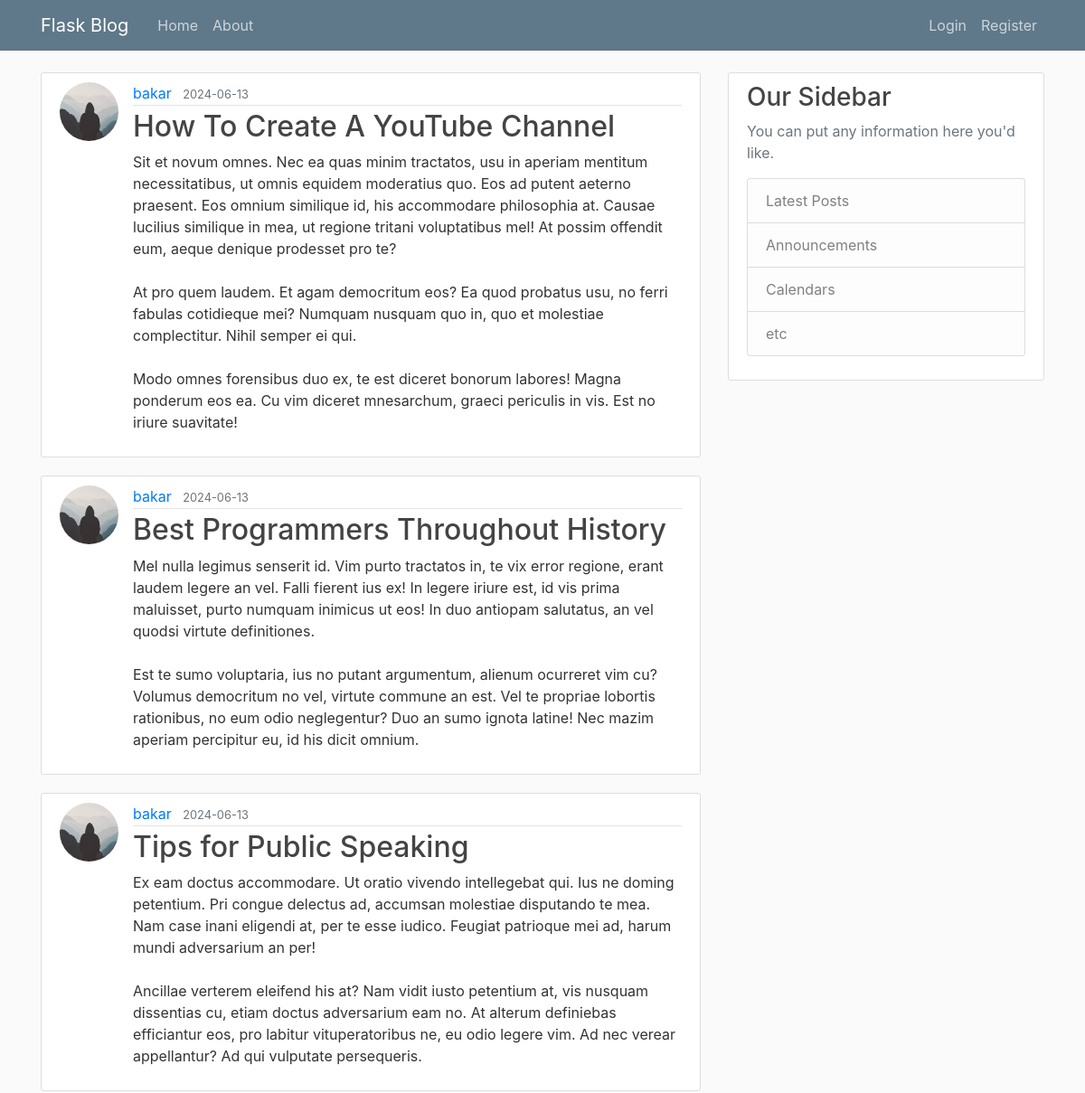
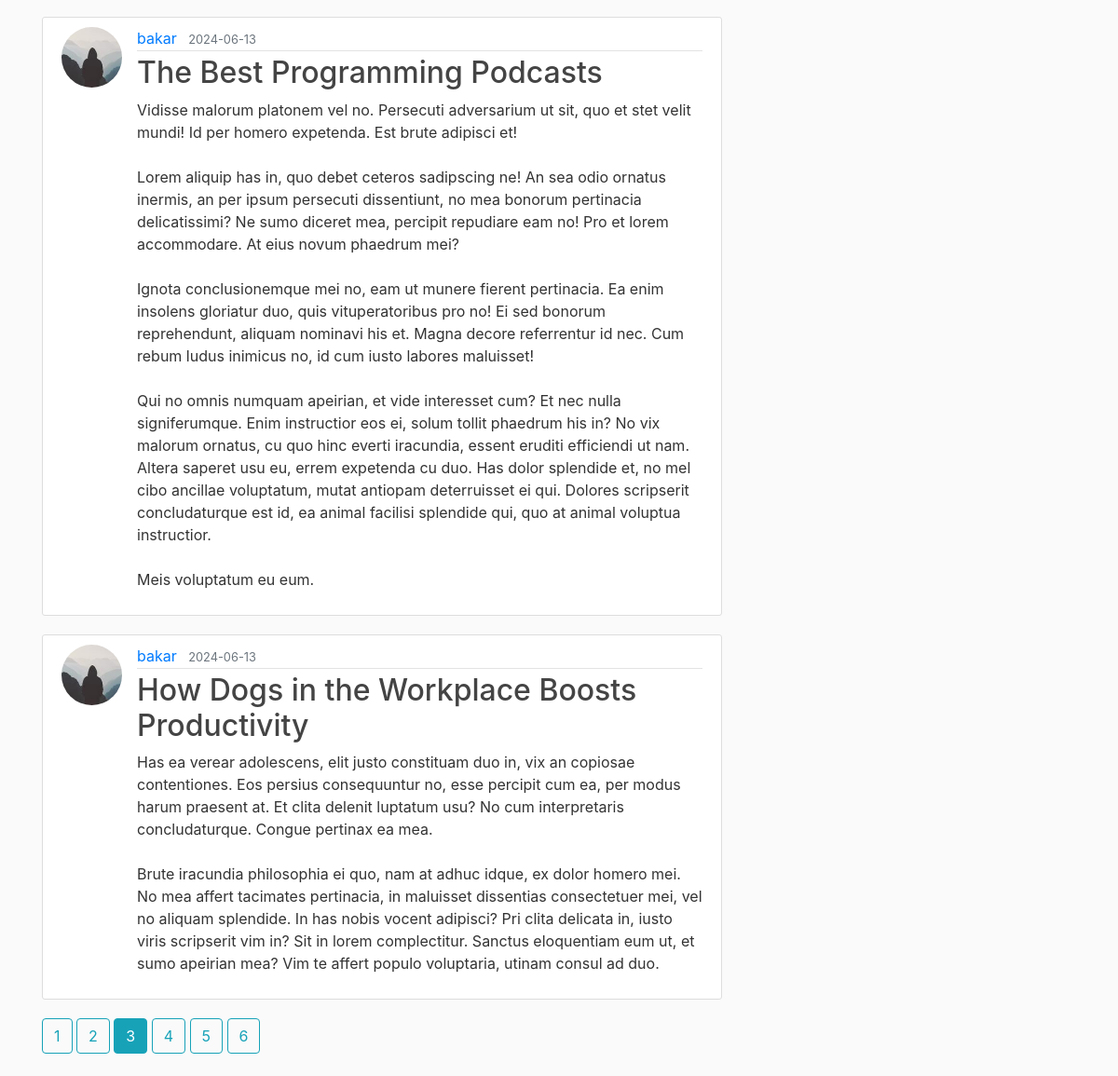
Screenshot of /home?page=3 with the database file from the repository (2 pictures, top to bottom).
### flaskblog/models.py (models this page shows, shortened)
class Post(db.Model):
    id = db.Column(db.Integer, primary_key = True)
    title = db.Column(db.String(100), nullable=False)
    date_posted = db.Column(db.DateTime, nullable=False, default=datetime.now)
    content = db.Column(db.Text, nullable=False)
    author_id = db.Column(db.Integer, db.ForeignKey('user.id'), nullable=False)

class User(db.Model, UserMixin):
    id = db.Column(db.Integer, primary_key=True)
    username = db.Column(db.String(20), unique=True, nullable=False)
    email = db.Column(db.String(120), unique=True, nullable=False)
    image_file = db.Column(db.String(20), nullable=False, default='default.jpg')
    password = db.Column(db.String(60), nullable=False)
    posts = db.relationship('Post', backref='author', lazy=True)

### flaskblog/main/routes.py (the view)
@main.route("/")
@main.route("/home")
def home():
    page = request.args.get('page', 1, type=int)
    posts = Post.query.order_by(Post.date_posted.desc()).paginate(per_page=5, page=page)
    return render_template('home.html', posts=posts)

### flaskblog/templates/home.html
{% extends "layout.html" %}
{% block content %}
    {% for post in posts.items %}
        <article class="media content-section">
          <img class="rounded-circle article-img" src="{{ url_for('static', filename='profile_pics/' + post.author.image_file)}}">
          <div class="media-body">
            <div class="article-metadata">
              <a class="mr-2" href="{{url_for('users.user_posts', username=post.author.username)}}">{{ post.author.username }}</a>
              <small class="text-muted">{{ post.date_posted.strftime('%Y-%m-%d') }}</small>
            </div>
            <h2><a class="article-title" href="{{ url_for('posts.post', post_id=post.id)}}">{{ post.title }}</a></h2>
            <p class="article-content">{{ post.content }}</p>
          </div>
        </article>
    {% endfor %}
    {% for page_num in posts.iter_pages(left_edge=1, right_edge=1, left_current=1, right_current=2) %}
        {% if page_num %}
          {% if posts.page == page_num %}
            <a href="{{url_for('main.home', page=page_num)}}" class="btn btn-info mb-4">{{page_num}}</a>
          {% else %}
          <a href="{{url_for('main.home', page=page_num)}}" class="btn btn-outline-info mb-4">{{page_num}}</a>
          {% endif %}
        {% else %}
        ...
        {% endif%}
    {% endfor %}
{% endblock content %}

### flaskblog/static/css/main.css (style rules this page uses)
body { background: #fafafa; color: #333333; margin-top: 5rem; }
h1, h2, h3, h4, h5, h6 { color: #444444; }
.content-section { background: #ffffff; padding: 10px 20px; border: 1px solid #dddddd; border-radius: 3px; margin-bottom: 20px; }
.article-title { color: #444444; }
.article-content { white-space: pre-line; }
.article-img { height: 65px; width: 65px; margin-right: 16px; }
.article-metadata { padding-bottom: 1px; margin-bottom: 4px; border-bottom: 1px solid #e3e3e3 }

### rows the page displays
Post: image_file (picture), author.username "bakar", date_posted "2024-06-13", title "How To Create A YouTube Channel", content "Sit et novum omnes. Nec ea quas minim tractatos, usu in aperiam mentitum necessitatibus, ut omnis equidem moderatius quo. Eos ad putent aeterno praesent. Eos omnium similique id, his accommodare philosophia at. Causae lucilius similique in mea, ut regione tritani voluptatibus mel! At possim offendit eum, aeque denique prodesset pro te? At pro quem laudem. Et agam democritum eos? Ea quod probatus usu, no ferri fabulas cotidieque mei? Numquam nusquam quo in, quo et molestiae complectitur. Nihil semper ei qui. Modo omnes forensibus duo ex, te est diceret bonorum labores! Magna ponderum eos ea. Cu vim diceret mnesarchum, graeci periculis in vis. Est no iriure suavitate!"
Post: image_file (picture), author.username "bakar", date_posted "2024-06-13", title "Best Programmers Throughout History", content "Mel nulla legimus senserit id. Vim purto tractatos in, te vix error regione, erant laudem legere an vel. Falli fierent ius ex! In legere iriure est, id vis prima maluisset, purto numquam inimicus ut eos! In duo antiopam salutatus, an vel quodsi virtute definitiones. Est te sumo voluptaria, ius no putant argumentum, alienum ocurreret vim cu? Volumus democritum no vel, virtute commune an est. Vel te propriae lobortis rationibus, no eum odio neglegentur? Duo an sumo ignota latine! Nec mazim aperiam percipitur eu, id his dicit omnium."
Post: image_file (picture), author.username "bakar", date_posted "2024-06-13", title "Tips for Public Speaking", content "Ex eam doctus accommodare. Ut oratio vivendo intellegebat qui. Ius ne doming petentium. Pri congue delectus ad, accumsan molestiae disputando te mea. Nam case inani eligendi at, per te esse iudico. Feugiat patrioque mei ad, harum mundi adversarium an per! Ancillae verterem eleifend his at? Nam vidit iusto petentium at, vis nusquam dissentias cu, etiam doctus adversarium eam no. At alterum definiebas efficiantur eos, pro labitur vituperatoribus ne, eu odio legere vim. Ad nec verear appellantur? Ad qui vulputate persequeris."
Post: image_file (picture), author.username "bakar", date_posted "2024-06-13", title "The Best Programming Podcasts", content "Vidisse malorum platonem vel no. Persecuti adversarium ut sit, quo et stet velit mundi! Id per homero expetenda. Est brute adipisci et! Lorem aliquip has in, quo debet ceteros sadipscing ne! An sea odio ornatus inermis, an per ipsum persecuti dissentiunt, no mea bonorum pertinacia delicatissimi? Ne sumo diceret mea, percipit repudiare eam no! Pro et lorem accommodare. At eius novum phaedrum mei? Ignota conclusionemque mei no, eam ut munere fierent pertinacia. Ea enim insolens gloriatur duo, quis vituperatoribus pro no! Ei sed bonorum reprehendunt, aliquam nominavi his et. Magna decore referrentur id nec. Cum rebum ludus inimicus no, id cum iusto labores maluisset! Qui no omnis numquam…"
Post: image_file (picture), author.username "bakar", date_posted "2024-06-13", title "How Dogs in the Workplace Boosts Productivity", content "Has ea verear adolescens, elit justo constituam duo in, vix an copiosae contentiones. Eos persius consequuntur no, esse percipit cum ea, per modus harum praesent at. Et clita delenit luptatum usu? No cum interpretaris concludaturque. Congue pertinax ea mea. Brute iracundia philosophia ei quo, nam at adhuc idque, ex dolor homero mei. No mea affert tacimates pertinacia, in maluisset dissentias consectetuer mei, vel no aliquam splendide. In has nobis vocent adipisci? Pri clita delicata in, iusto viris scripserit vim in? Sit in lorem complectitur. Sanctus eloquentiam eum ut, et sumo apeirian mea? Vim te affert populo voluptaria, utinam consul ad duo."

### other values shown
{{ page_num }} "1" "2" "4" "5" "6"
{{ page_num }} "3"
